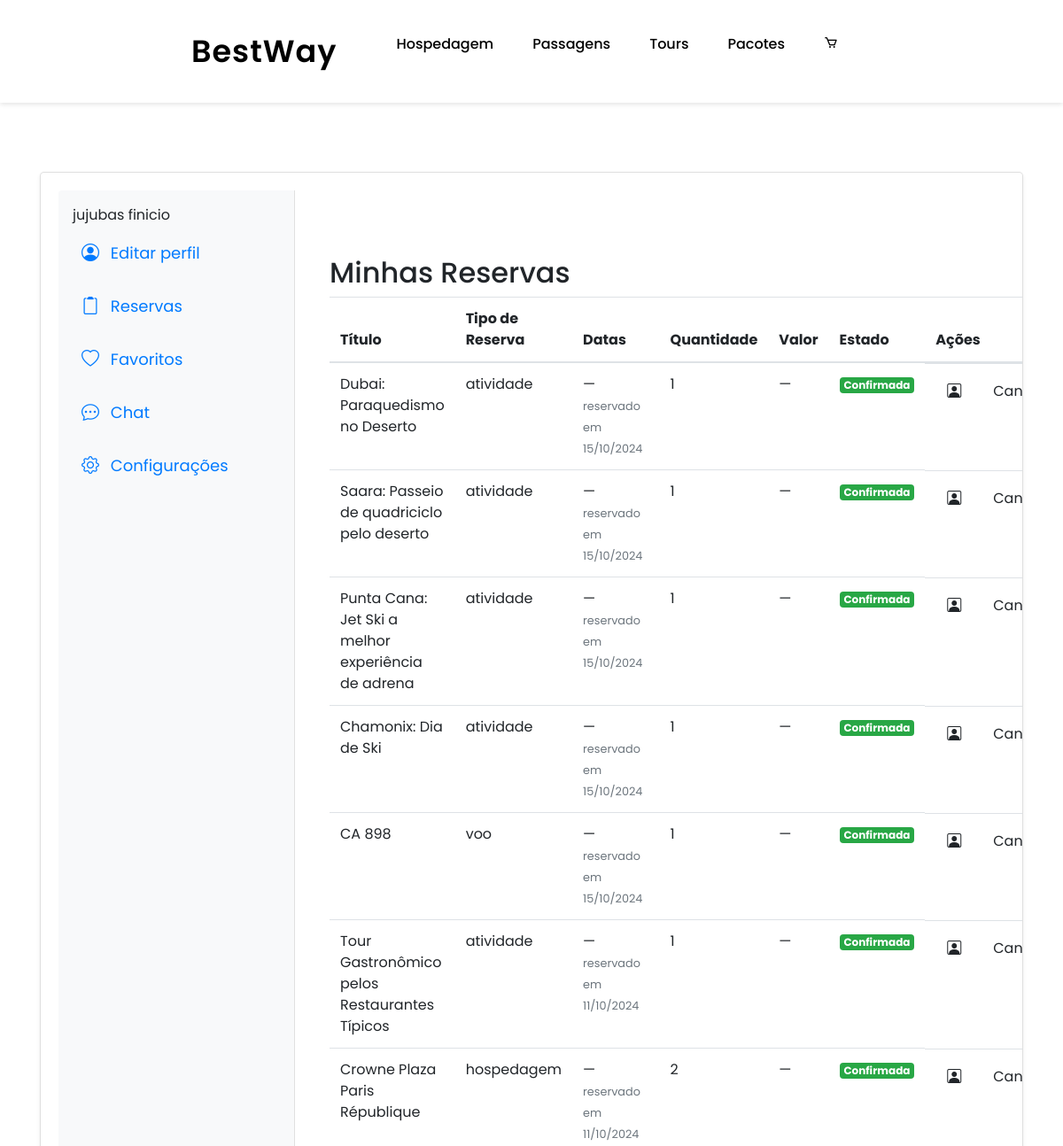
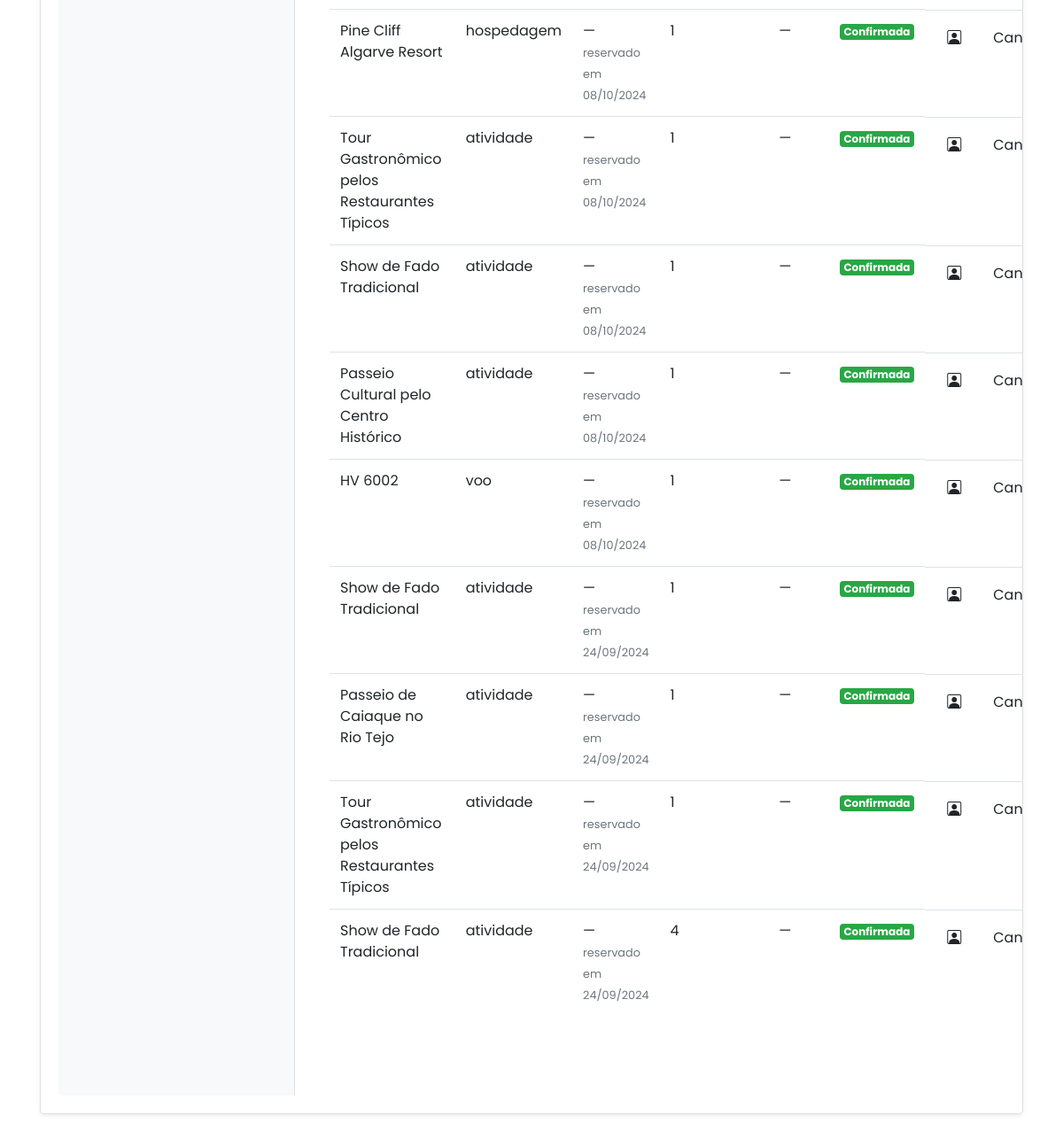
/public/reservas.php (signed in), run on the app's committed database (2 pictures, top to bottom).
### tables this page shows
CREATE TABLE `t_user` (
  `id` int(11) NOT NULL,
  `nick` varchar(20) NOT NULL,
  `nome` varchar(100) NOT NULL,
  `email` varchar(50) NOT NULL,
  `nome_marca` varchar(150) NOT NULL DEFAULT '',
  `biografia` text DEFAULT NULL,
  `data_nasc` varchar(10) DEFAULT NULL,
  `pass` varchar(255) NOT NULL,
  `foto` varchar(50) DEFAULT NULL,
  `tipo_user` int(11) NOT NULL DEFAULT 0,
  `notificacoes_ofertas` tinyint(1) NOT NULL DEFAULT 1,
  `tipo_antes_bloqueio` int(11) DEFAULT NULL
);

CREATE TABLE `t_reservas` (
  `id` int(11) NOT NULL,
  `item_id` int(11) NOT NULL,
  `user_id` int(11) NOT NULL,
  `tipo_reserva` enum('atividade','voo','hospedagem','pacote') NOT NULL,
  `data_reserva` date NOT NULL,
  `quantidade` int(11) NOT NULL,
  `data_inicio` date DEFAULT NULL,
  `data_fim` date DEFAULT NULL,
  `preco_unitario` decimal(10,2) DEFAULT NULL,
  `preco_total` decimal(10,2) DEFAULT NULL,
  `estado` enum('confirmada','cancelada') NOT NULL DEFAULT 'confirmada'
);

### config/reservas.php (called while the page is built, shortened)
<?php
function reserva_data($texto)
{
    $data = DateTimeImmutable::createFromFormat('!Y-m-d', $texto);
    return ($data && $data->format('Y-m-d') === $texto) ? $data : null;
}
function reserva_formatar_data($texto)
{
    $data = reserva_data($texto);
    return $data ? $data->format('d/m/Y') : '—';
}
function reserva_formatar_preco($valor)
{
    return $valor === null ? '—' : number_format((float) $valor, 2, ',', '.') . ' €';
}

### public/reservas.php (the view, shortened to what this page needs)
<?php
include '../config/reservas.php';
$user_id = $_SESSION['id'];
$sql_user = "SELECT nome FROM t_user WHERE id = ?";
$stmt_user = $ligacao->prepare($sql_user);
$stmt_user->bind_param("i", $user_id);
$stmt_user->execute();
$result_user = $stmt_user->get_result();
$linha = $result_user->fetch_assoc();
$sql = "SELECT r.id, r.item_id, r.tipo_reserva, r.data_reserva, r.quantidade,
        r.data_inicio, r.data_fim, r.preco_total, r.estado,
        (r.estado = 'confirmada' AND (r.data_inicio IS NULL OR r.data_inicio > CURDATE())) AS pode_cancelar,
        CASE
            WHEN r.tipo_reserva = 'atividade' THEN (SELECT id_user FROM t_artigo WHERE id = r.item_id)
            WHEN r.tipo_reserva = 'hospedagem' THEN (SELECT id_user FROM t_hospedagem WHERE id = r.item_id)
            WHEN r.tipo_reserva = 'voo' THEN (SELECT id_user FROM t_voos WHERE id = r.item_id)
        END AS vendedor_id,
        CASE
            WHEN r.tipo_reserva = 'atividade' THEN (SELECT titulo FROM t_artigo WHERE id = r.item_id)
            WHEN r.tipo_reserva = 'hospedagem' THEN (SELECT nome FROM t_hospedagem WHERE id = r.item_id)
            WHEN r.tipo_reserva = 'voo' THEN (SELECT flight_number FROM t_voos WHERE id = r.item_id)
        END AS titulo
        FROM t_reservas r
        WHERE r.user_id = ?
        ORDER BY r.data_reserva DESC, r.id DESC";
$stmt = $ligacao->prepare($sql);
$stmt->bind_param("i", $user_id);
$stmt->execute();
$result = $stmt->get_result();
?>
<!DOCTYPE html>
<html lang="pt">
<head>
    <link rel="stylesheet" href="../assets/css/style.css">
    <link rel="stylesheet" href="../assets/css/styleperfil.css">
    <link href="https://cdn.jsdelivr.net/npm/bootstrap-icons/font/bootstrap-icons.css" rel="stylesheet">
    <link href="https://cdn.jsdelivr.net/npm/bootstrap@4.5.0/dist/css/bootstrap.min.css" rel="stylesheet">
    <link rel="stylesheet" href="https://unpkg.com/boxicons@latest/css/boxicons.min.css">
</head>
<body>
<header>
    <a href="../index.html" style="font-size: 35px; font-weight: 600; letter-spacing: 1px; color: black;">BestWay</a>
    <ul class="navbar">
        <li><a href="<?= BASE_URL ?>public/hotels/hotels.php" style="color: black;">Hospedagem</a></li>
        <li><a href="<?= BASE_URL ?>public/voos/voos.php" style="color: black;">Passagens</a></li>
        <li><a href="<?= BASE_URL ?>public/tours/tours.php" style="color: black;">Tours</a></li>
        <li><a href="<?= BASE_URL ?>public/pacotes/pacotes.php" style="color: black;">Pacotes</a></li>
        <li><a href="<?= BASE_URL ?>public/carrinho/carrinho.php" style="color: black !important;"><i class='bx bx-cart'></i></a></li>
    </ul>
</header>
<br><br><br><br><br><br>
<div class="container light-style flex-grow-1 container-p-y">
    <div class="card shadow-sm rounded-lg">
        <div class="row no-gutters">
            <div class="col-md-3 p-3 bg-light rounded-left menu-container">
                <nav class="menu">
                    <?php echo htmlspecialchars($linha['nome']); ?>
                    <a class="menu-item" href="perfil.php#account-general"><i class="bi bi-person-circle"></i> Editar perfil</a>
                    <a class="menu-item" href="reservas.php"><i class="bi bi-clipboard2"></i> Reservas</a>
                    <a class="menu-item" href="favoritos.php"><i class="bi bi-heart"></i> Favoritos</a>
                    <a class="menu-item" href="chat2.php"><i class="bi bi-chat-dots"></i> Chat</a>
                    <a class="menu-item" href="configuracoes.php"><i class="bi bi-gear"></i> Configurações</a>
                </nav>
            </div>
            <div class="col-md-9 p-4">
                <div class="container light-style">
                    <h2>Minhas Reservas</h2>
                    <?php if (isset($result) && $result->num_rows > 0): ?>
                        <table class="table table-hover">
                            <thead>
                                <tr>
                                    <th>Título</th>
                                    <th>Tipo de Reserva</th>
                                    <th>Datas</th>
                                    <th>Quantidade</th>
                                    <th>Valor</th>
                                    <th>Estado</th>
                                    <th>Ações</th>
                                </tr>
                            </thead>
                            <tbody>
                            <?php while ($row = $result->fetch_assoc()): ?>
                                <tr>
                                    <td><?php echo htmlspecialchars($row['titulo'] ?? '(item removido)'); ?></td>
                                    <td><?php echo htmlspecialchars($row['tipo_reserva']); ?></td>
                                    <td>
                                        <?php if ($row['tipo_reserva'] == 'hospedagem' && $row['data_inicio']): ?>
                                            <?= reserva_formatar_data($row['data_inicio']) ?> a <?= reserva_formatar_data($row['data_fim']) ?>
                                        <?php elseif ($row['data_inicio']): ?>
                                            <?= reserva_formatar_data($row['data_inicio']) ?>
                                        <?php else: ?>
                                            —
                                        <?php endif; ?>
                                        <br><small class="text-muted">reservado em <?= reserva_formatar_data($row['data_reserva']) ?></small>
                                    </td>
                                    <td><?php echo htmlspecialchars($row['quantidade']); ?></td>
                                    <td><?= reserva_formatar_preco($row['preco_total']) ?></td>
                                    <td><?= $row['estado'] == 'cancelada' ? '<span class="badge badge-secondary">Cancelada</span>' : '<span class="badge badge-success">Confirmada</span>' ?></td>
                                    <td style="display: flex; gap: 10px;">
                                        <a href="perfil_vendedor.php?user_id=<?php echo (int) $row['vendedor_id']; ?>" class="btn "><i class="bi bi-person-square"></i></a>
                                        <?php if ($row['pode_cancelar']): ?>
                                        <button type="button" class="btn btn-delete" data-toggle="modal" data-target="#confirmDeleteModal" data-reserva-id="<?php echo $row['id']; ?>">
                                            Cancelar
                                        </button>
                                        <?php endif; ?>
                                    </td>
                                </tr>
                            <?php endwhile; ?>
                            </tbody>
                        </table>
                    <?php else: ?>
                        <p>Nenhuma reserva encontrada.</p>
                    <?php endif; ?>
                </div>
            </div>
        </div>
    </div>
</div>
</body>
</html>

### assets/css/style.css (style rules this page uses)
* { padding: 0; margin: 0; box-sizing: border-box; font-family: "Poppins", sans-serif; text-decoration: none; list-style: none; scroll-behavior: smooth; }
:root { --bg-color: #fff; --text-color: #221314; --second-color: #4169e1; --main-color: #6495ed; --big-font: 6rem; --h2-font: 3rem; --p-font: 1.1rem; }
body { background: var(--bg-color); color: var(--text-color); }
header { position: fixed; top: 0; right: 0; width: 100%; z-index: 100; display: flex; align-items: center; justify-content: space-between; background: transparent; padding: 30px 18%; transition: ease 0.4s; }
.btn { background: var(--main-color); color: white; padding: 12px 20px; border-radius: 5px; cursor: pointer; }
.navbar { display: flex; }
.navbar a { color: var(--bg-color); font-size: var(--p-font); font-weight: 500; padding: 10px 22px; border-radius: 4px; transition: ease 0.4s; }
body { font-family: Arial, sans-serif; margin: 0; padding: 0; background-color: #f4f4f4; }
@media (max-width: 1400px) { header { padding: 17px 3%; transition: 0.2s; } }
@media (max-width: 1400px) { :root { --big-font: 4.5rem; --h2-font: 2.3rem; --p-font: 1rem; transition: 0.2s; } }

### assets/css/styleperfil.css (style rules this page uses)
body { background-image: url('images/fundo.png'); background-size: cover; background-position: center; font-family: 'San Francisco', 'Helvetica Neue', Arial, sans-serif; margin-top: 30px; color: #333; }
.container { max-width: 300px; margin: 30px auto; padding: 20px; }
.card { background: #ffffff; box-shadow: 0 1px 3px rgba(0, 0, 0, 0.1); padding: 20px; margin-bottom: 20px; }
.btn { background: #007aff; color: #ffffff; padding: 10px 20px; border-radius: 50px; font-size: 14px; transition: background-color 0.3s ease, transform 0.3s ease; }
.card, .btn { border-radius: 12px; }

### public/reservas.php (style rules this page uses)
header { position: fixed; top: 0; right: 0; width: 100%; z-index:100; display: flex; align-items: center; justify-content: space-between; padding: 30px 18%; background-color: white; box-shadow: 0 2px 5px rgba(0, 0, 0, 0.1); }
.navbar { display: flex; }
.navbar a { color: black; }
.menu-container { background-color: #f8f9fa; border-right: 1px solid #e0e0e0; }
.menu { display: flex; flex-direction: column; }
.menu-item { color: #007AFF; padding: 10px; margin: 5px 0; text-decoration: none; font-size: 18px; border-radius: 10px; transition: background-color 0.3s ease, transform 0.2s ease-in-out; }
.menu-item i { margin-right: 8px; font-size: 20px; }
.card { border-radius: 15px; overflow: hidden; }
.navbar a { color: var(--bg-color); font-size: var(--p-font); font-weight: 500; padding: 10px 22px; border-radius: 4px; }

### data on the page
t_user: nome "jujubas finicio"
t_reservas: titulo "Dubai: Paraquedismo no Deserto", tipo_reserva "atividade", data_reserva "15/10/2024", quantidade "1", preco_total "—", estado "Confirmada"
t_reservas: titulo "Saara: Passeio de quadriciclo pelo deserto", tipo_reserva "atividade", data_reserva "15/10/2024", quantidade "1", preco_total "—", estado "Confirmada"
t_reservas: titulo "Punta Cana: Jet Ski a melhor experiência de adrena", tipo_reserva "atividade", data_reserva "15/10/2024", quantidade "1", preco_total "—", estado "Confirmada"
t_reservas: titulo "Chamonix: Dia de Ski", tipo_reserva "atividade", data_reserva "15/10/2024", quantidade "1", preco_total "—", estado "Confirmada"
t_reservas: titulo "CA 898", tipo_reserva "voo", data_reserva "15/10/2024", quantidade "1", preco_total "—", estado "Confirmada"
t_reservas: titulo "Tour Gastronômico pelos Restaurantes Típicos", tipo_reserva "atividade", data_reserva "11/10/2024", quantidade "1", preco_total "—", estado "Confirmada"
t_reservas: titulo "Crowne Plaza Paris République", tipo_reserva "hospedagem", data_reserva "11/10/2024", quantidade "2", preco_total "—", estado "Confirmada"
t_reservas: titulo "Pine Cliff Algarve Resort", tipo_reserva "hospedagem", data_reserva "08/10/2024", quantidade "1", preco_total "—", estado "Confirmada"
t_reservas: titulo "Tour Gastronômico pelos Restaurantes Típicos", tipo_reserva "atividade", data_reserva "08/10/2024", quantidade "1", preco_total "—", estado "Confirmada"
t_reservas: titulo "Show de Fado Tradicional", tipo_reserva "atividade", data_reserva "08/10/2024", quantidade "1", preco_total "—", estado "Confirmada"
t_reservas: titulo "Passeio Cultural pelo Centro Histórico", tipo_reserva "atividade", data_reserva "08/10/2024", quantidade "1", preco_total "—", estado "Confirmada"
t_reservas: titulo "HV 6002", tipo_reserva "voo", data_reserva "08/10/2024", quantidade "1", preco_total "—", estado "Confirmada"
t_reservas: titulo "Show de Fado Tradicional", tipo_reserva "atividade", data_reserva "24/09/2024", quantidade "1", preco_total "—", estado "Confirmada"
t_reservas: titulo "Passeio de Caiaque no Rio Tejo", tipo_reserva "atividade", data_reserva "24/09/2024", quantidade "1", preco_total "—", estado "Confirmada"
t_reservas: titulo "Tour Gastronômico pelos Restaurantes Típicos", tipo_reserva "atividade", data_reserva "24/09/2024", quantidade "1", preco_total "—", estado "Confirmada"
t_reservas: titulo "Show de Fado Tradicional", tipo_reserva "atividade", data_reserva "24/09/2024", quantidade "4", preco_total "—", estado "Confirmada"
